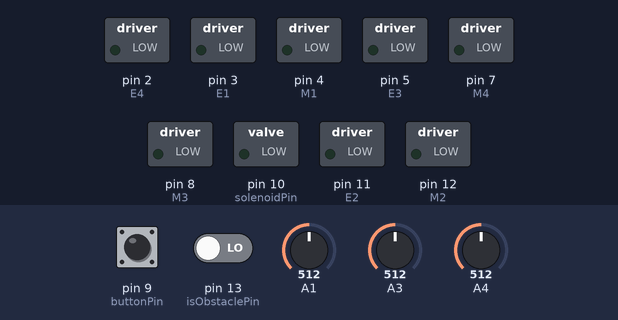
Bench run of a sketch on a simulated Arduino Uno, built with avr-gcc and run on an emulated ATmega328P. Parts: switched loads named in the sketch (green lamp = pin HIGH). Dashed ring = blinking. Inputs (shaded band) come from the test bench; at power-on: pin 9 (buttonPin) LOW, pin 13 (isObstaclePin) LOW, A1 = 512, A3 = 512, A4 = 512. What the sketch prints to the serial monitor is not drawn.

Above: at 1.2 s.
1.3 s: pin 9 (buttonPin) pulled HIGH for 0.15 s
At 3.3 s:
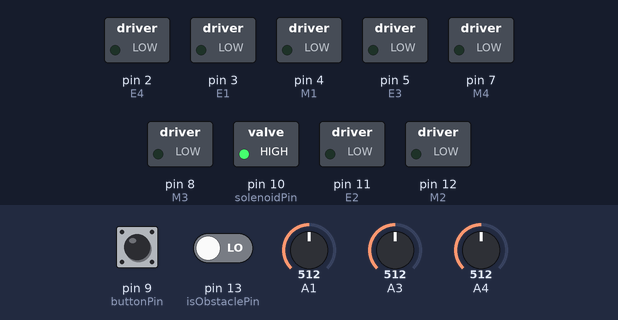
At 7.9 s:
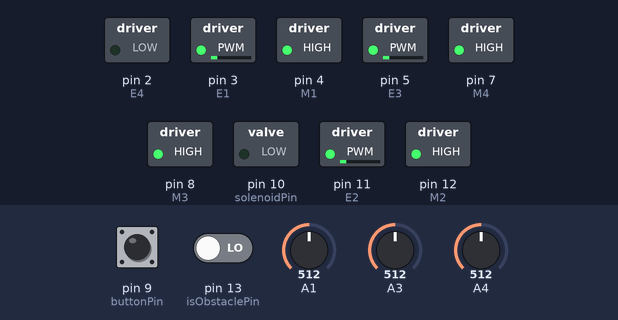
Timing chart, 0 to 9.4 s (numbered marks = the images above; inputs shaded):
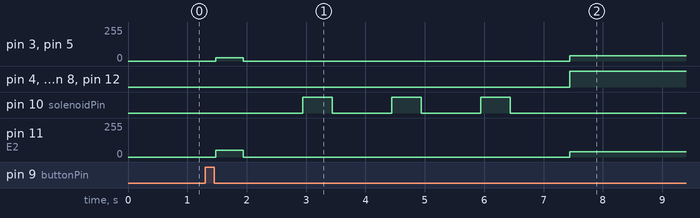

The sketch:

newmotor37.ino
```cpp
const int E1 = 3; ///<Motor1 Speed
const int E2 = 11;///<Motor2 Speed
const int E3 = 5; ///<Motor3 Speed
const int E4 = 2; ///<Motor4 Speed

const int M1 = 4; ///<Motor1 Direction
const int M2 = 12;///<Motor2 Direction
const int M3 = 8; ///<Motor3 Direction
const int M4 = 7; ///<Motor4 Direction

// set solenoid pin
int solenoidPin = 10;
// for shooting farther away for the smaller cup
bool tallCup = true;
int shootCounter = 0;

const int buttonPin = 9;    // the number of the pushbutton pin
int isObstaclePin = 13;
int isObstacle = HIGH; // HIGH means no obstacle

// Variables will change:
int ledState = HIGH;         // the current state of the output pin
int buttonState;             // the current reading from the input pin
int lastButtonState = LOW;   // the previous reading from the input pin

// the following variables are unsigned longs because the time, measured in
// milliseconds, will quickly become a bigger number than can be stored in an int.
unsigned long lastDebounceTime = 0;  // the last time the output pin was toggled
unsigned long debounceDelay = 50;    // the debounce time; increase if the output flickers


void setup() {
  Serial.begin(9600);
  pinMode(buttonPin, INPUT);
  pinMode(isObstaclePin, INPUT);
  pinMode(solenoidPin, OUTPUT);

  pinMode(M1, OUTPUT);
  pinMode(M2, OUTPUT);
  pinMode(M3, OUTPUT);
  pinMode(M4, OUTPUT);
  pinMode(A3, INPUT_PULLUP);
  pinMode(A4, INPUT_PULLUP);
  pinMode(A0, INPUT_PULLUP);
  pinMode(A2, INPUT_PULLUP);
  pinMode(A1, INPUT_PULLUP);
}

void M1_advance(char Speed) ///<Motor1 Advance
{
 digitalWrite(M1,LOW);
 analogWrite(E1,Speed);
}
void M2_advance(char Speed) ///<Motor2 Advance
{
 digitalWrite(M2,LOW);
 analogWrite(E2,Speed);
}
void M3_advance(char Speed) ///<Motor3 Advance
{
 digitalWrite(M3,LOW);
 analogWrite(E3,Speed);
}
void M4_advance(char Speed) ///<Motor4 Advance
{
 digitalWrite(M4,LOW);
 analogWrite(E4,Speed);
}

void M1_back(char Speed) ///<Motor1 Back off
{
 digitalWrite(M1,HIGH);
 analogWrite(E1,Speed);
}
void M2_back(char Speed) ///<Motor2 Back off
{
 digitalWrite(M2,HIGH);
 analogWrite(E2,Speed);
}
void M3_back(char Speed) ///<Motor3 Back off
{
 digitalWrite(M3,HIGH);
 analogWrite(E3,Speed);
}
void M4_back(char Speed) ///<Motor4 Back off
{
 digitalWrite(M4,HIGH);
 analogWrite(E4,Speed);
}

void backward(){
   M1_back(40);
   M2_back(40);
   M3_back(40);
   M4_back(40);
}

void forward(){
   M1_advance(40);
   M2_advance(40);
   M3_advance(40);
   M4_advance(40);
}
void left(){
  M1_advance(25);
  M2_advance(50);
  M3_advance(25);
  M4_advance(50);

}
void right(){
  M1_advance(50);
  M2_advance(25);
  M3_advance(50);
  M4_advance(25);
}

void stopDriving(){
    M1_advance(0);
    M2_advance(0);
    M3_advance(0);
    M4_advance(0);
}

void turnLeft90(){
  unsigned long starttime = millis();
  unsigned long endtime = starttime;
  while ((endtime - starttime) <= 1530) // do this loop for up to 1000mS
  {
    Serial.println("Inside right turn90");
    // code here
    M1_back(100);
    M2_advance(100);
    M3_back(100);
    M4_advance(100);
    endtime = millis();
  }

  for (int i = 0; i < 50; i++) {
    Serial.println("Moving forward in right turn90");
    normalDriving();
  }
}

void turnRight90(){
  unsigned long starttime = millis();
  unsigned long endtime = starttime;
  while ((endtime - starttime) <= 1510) // do this loop for up to 1000mS
  {
    Serial.println("Inside right turn90");
    // code here
    M1_advance(100);
    M2_back(100);
    M3_advance(100);
    M4_back(100);
    endtime = millis();
  }

  for (int i = 0; i < 50; i++) {
    Serial.println("Moving forward in right turn90");
    normalDriving();
  }
}

void normalDriving() {
    Serial.println("in Normal driving");
    double a3read = analogRead(A3)/204.6;
    double a4read = analogRead(A4)/204.6;

    if(a3read > 4.0 && a4read > 4.0)
    {
       forward();
    }
    else if(a3read < 4.0)
    {
       left();
    }
    else if (a4read < 4.0)
    {
       right();
    }

}

void driving() {
    Serial.println("in driving");
    double a3read = analogRead(A3)/204.6;
    double a4read = analogRead(A4)/204.6;
    double a1read = analogRead(A1)/204.6;

    double a0read = analogRead(A0)/204.6;
    double a2read = analogRead(A2)/204.6;

    Serial.print("a3: ");
    Serial.print(a3read);
    Serial.print(", a4: ");
    Serial.println(a4read);
    //Serial.println("a1:" + a1read);

    if (a1read > 4.0)
    {
      turnRight90();
    }
    else if(a3read > 4.0 && a4read > 4.0)
    {
       forward();
    }
    else if(a3read < 4.0)
    {
       left();
    }
    else if (a4read < 4.0)
    {
       right();
    }

}

void shoot() {
  Serial.println("ACTUALLY SHOOTING!!");
  Serial.print(tallCup);
  shootCounter = shootCounter + 1;
  digitalWrite(solenoidPin, HIGH);      //Switch Solenoid ON
  delay(500);                          //Wait
  digitalWrite(solenoidPin, LOW);       //Switch Solenoid OFF
  delay(1000);                          //Wait
}

void loop() {
    /*isObstacle = digitalRead(isObstaclePin);
    double a1read = analogRead(A1)/204.6;
    Serial.print("Shoot counter: ");
    Serial.println(shootCounter);

    if ((isObstacle == LOW) && (shootCounter < 5))
    {
      Serial.println("OBSTACLE!!!");
      unsigned long starttime = millis();
      unsigned long endtime = starttime;
      int timer;
      if (tallCup == true)
      {
        timer = 500;
        tallCup = false;
      }
      else
      {
        timer = 30;
        tallCup = true;
      }
      while ((endtime - starttime) <= timer) {
        Serial.println("moving forward after obstacle detection");
        normalDriving();
        endtime = millis();
      }
      Serial.println("delaying for shooting");
      stopDriving();
      delay(1000);
      Serial.println("SHOOT!!!");
      //shoot!!
      shoot();
      shoot();
      while (a1read < 4) {
        backward();
        a1read = analogRead(A1)/204.6;
      }
      turnLeft90();
    }
    else if ((isObstacle == HIGH) && (shootCounter < 5)) {
       Serial.println("No Obstacle - Driving");
       driving();
    }
    else if (shootCounter >= 5)
    {
      Serial.println("Stop Driving - Shoot Counter reached");
      stopDriving();
    }*/
    //delay(200);

  // button code
  // read the state of the switch into a local variable:
  int reading = digitalRead(buttonPin);
  //Serial.println(reading);
  // check to see if you just pressed the button
  // (i.e. the input went from LOW to HIGH), and you've waited long enough
  // since the last press to ignore any noise:
  // If the switch changed, due to noise or pressing:
  if (reading != lastButtonState) {
    // reset the debouncing timer
    lastDebounceTime = millis();
  }
  if ((millis() - lastDebounceTime) > debounceDelay) {
    // whatever the reading is at, it's been there for longer than the debounce
    // delay, so take it as the actual current state:
    // if the button state has changed:
    if (reading != buttonState) {
      buttonState = reading;
      // only toggle the LED if the new button state is HIGH
      if (buttonState == HIGH) {
        ledState = !ledState;
      }
    }
  }
  // set the LED:
  if (ledState == LOW)
  {
    Serial.println("program running");
        isObstacle = digitalRead(isObstaclePin);
    double a1read = analogRead(A1)/204.6;

    Serial.print("Shoot counter: ");
    Serial.println(shootCounter);
    Serial.println(isObstacle);
    if ((isObstacle == LOW) && (shootCounter < 15))
    {
      Serial.println("OBSTACLE!!!");
      unsigned long starttime = millis();
      unsigned long endtime = starttime;
      int timer;
      if (tallCup == true)
      {
        timer = 450;
        tallCup = false;
      }
      else
      {
        timer = 10;
        tallCup = true;
      }
      while ((endtime - starttime) <= timer) {
        Serial.println("moving forward after obstacle detection");
        normalDriving();
        endtime = millis();
      }
      Serial.println("delaying for shooting");
      stopDriving();
      delay(1000);
      Serial.println("SHOOT!!!");
      //shoot!!
      shoot();
      shoot();
      shoot();
      while (a1read < 4) {
        backward();
        a1read = analogRead(A1)/204.6;
      }
      turnLeft90();
    }
    else if ((isObstacle == HIGH) && (shootCounter < 15)) {
       Serial.println("No Obstacle - Driving");
       driving();
    }
    else if (shootCounter >= 15)
    {
      Serial.println("Stop Driving - Shoot Counter reached");
      stopDriving();
    }
  }
  else {
    Serial.println("program stopped");
    stopDriving();
  }
  // save the reading. Next time through the loop, it'll be the lastButtonState:
  lastButtonState = reading;
}
```

Measured:
- after the input at 1.3 s, pin 3 (E1): 0/255 → 25/255 after 0.18 s, → 0/255 0.46 s later, → 40/255 5.5 s later; pin 4 (M1): LOW → HIGH after 6.1 s
